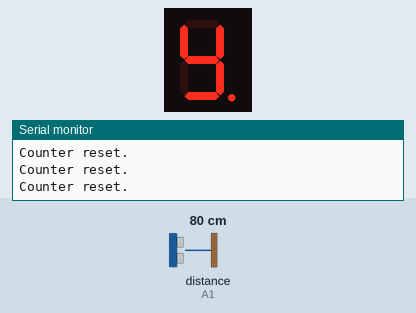
Bench run of a sketch on a simulated Arduino Uno, built with avr-gcc and run on an emulated ATmega328P. Shown: 1-digit seven-segment display, the last lines printed to the serial monitor. Wiring (inferred from the names in the program): ultrasonic range finder: trigger A0; echo A1; 1-digit 7-segment display, segments lit when LOW: segments pin 9, pin 8, pin 7, pin 6, pin 2, pin 3, pin 4, pin 5. The test bench sets the inputs (shaded band); at power-on: distance to the obstacle (sensor on A1) 80 cm. The echo pulse lasts 58.3 µs per cm; the segment pins are drawn as the display they are named for.

Above: at 1.4 s.
1.5 s: distance to the obstacle (sensor on A1) set to 2 cm
At 2.1 s:
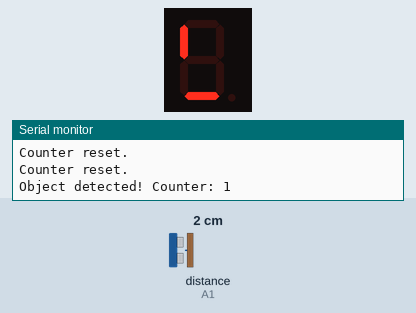
Timing chart, 0 to 4.5 s (numbered marks = the images above; inputs shaded):
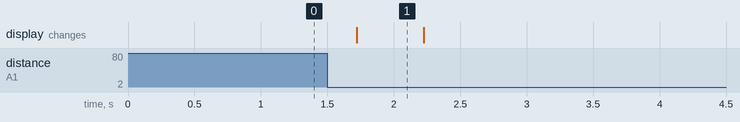

Measured:
- after the input at 1.5 s, the display: changes after 0.22 s (image 1)
- what the display in image 1 shows lasts 0.5 s, from 1.7 s to 2.2 s

The sketch:

smart_distance_counter1.ino
```cpp
// Define pins for ultrasonic sensor
const int trigPin = A0; // Trig pin for ultrasonic sensor
const int echoPin = A1; // Echo pin for ultrasonic sensor

// Push button pin
const int buttonPin = 2; // Push button pin

// 7-segment display segment and power pins
const byte SEGMENT_PINS[8] = {9, 8, 7, 6, 2, 3, 4, 5};
const byte POWER_PINS[4] = {10, 11, 12, 13};
const byte SEGMENT_LENGTH = sizeof(SEGMENT_PINS) / sizeof(byte);
const byte POWER_LENGTH = sizeof(POWER_PINS) / sizeof(byte);

// Segment bitwise patterns for each LED segment
const unsigned int SEGMENTS[8] = {
    1 << 0, // middle
    1 << 1, // top left
    1 << 2, // top
    1 << 3, // top right
    1 << 4, // dot
    1 << 5, // bottom right
    1 << 6, // bottom
    1 << 7  // bottom left
};

// Digit patterns for numbers 0-9
const unsigned int DIGITS[10] = {
    (SEGMENTS[1] | SEGMENTS[2] | SEGMENTS[3] | SEGMENTS[5] | SEGMENTS[6] | SEGMENTS[7]), // 0
    (SEGMENTS[3] | SEGMENTS[5]), // 1
    (SEGMENTS[0] | SEGMENTS[2] | SEGMENTS[3] | SEGMENTS[6] | SEGMENTS[7]), // 2
    (SEGMENTS[0] | SEGMENTS[2] | SEGMENTS[3] | SEGMENTS[5] | SEGMENTS[6]), // 3
    (SEGMENTS[0] | SEGMENTS[1] | SEGMENTS[3] | SEGMENTS[5]), // 4
    (SEGMENTS[0] | SEGMENTS[1] | SEGMENTS[2] | SEGMENTS[5] | SEGMENTS[6]), // 5
    (SEGMENTS[0] | SEGMENTS[1] | SEGMENTS[2] | SEGMENTS[5] | SEGMENTS[6] | SEGMENTS[7]), // 6
    (SEGMENTS[2] | SEGMENTS[3] | SEGMENTS[5]), // 7
    (SEGMENTS[0] | SEGMENTS[1] | SEGMENTS[2] | SEGMENTS[3] | SEGMENTS[5] | SEGMENTS[6] | SEGMENTS[7]), // 8
    (SEGMENTS[0] | SEGMENTS[1] | SEGMENTS[2] | SEGMENTS[3] | SEGMENTS[5] | SEGMENTS[6]) // 9
};

// Threshold distance in cm to increment the counter
const int thresholdDistance = 10;
int counter = 0; // Counter to track objects crossing the threshold
bool objectDetected = false;

void setup() {
    // Set up serial monitor
    Serial.begin(9600);

    // Set up the ultrasonic sensor pins
    pinMode(trigPin, OUTPUT);
    pinMode(echoPin, INPUT);

    // Set up the push button pin
    pinMode(buttonPin, INPUT_PULLUP);

    // Set up 7-segment display pins
    for (byte i = 0; i < POWER_LENGTH; i++) {
        pinMode(POWER_PINS[i], OUTPUT);
        digitalWrite(POWER_PINS[i], LOW);
    }
    for (byte i = 0; i < SEGMENT_LENGTH; i++) {
        pinMode(SEGMENT_PINS[i], OUTPUT);
        digitalWrite(SEGMENT_PINS[i], HIGH);
    }
}

void loop() {
    // Check if push button is pressed to reset the counter
    if (digitalRead(buttonPin) == HIGH) {
        counter = 0;
        Serial.println("Counter reset.");
        displayNumber(counter);
        delay(300); // Debounce delay
    }

    // Measure distance using the ultrasonic sensor
    unsigned int distance = measureDistance();

    // Increment counter if an object is within the threshold and hasn't been counted yet
    if (distance < thresholdDistance && !objectDetected) {
        counter++;
        objectDetected = true;
        Serial.print("Object detected! Counter: ");
        Serial.println(counter);
        displayNumber(counter);
        delay(500); // Debounce delay for counting
    }

    // Reset objectDetected if no object is within the threshold distance
    if (distance >= thresholdDistance) {
        objectDetected = false;
    }

    // Display the counter on the 7-segment display continuously
    displayNumber(counter);
}

// Function to measure distance with the ultrasonic sensor
unsigned int measureDistance() {
    // Clear the trigPin
    digitalWrite(trigPin, LOW);
    delayMicroseconds(2);

    // Set the trigPin high for 10us to send pulse
    digitalWrite(trigPin, HIGH);
    delayMicroseconds(10);
    digitalWrite(trigPin, LOW);

    // Read echoPin, get duration
    long duration = pulseIn(echoPin, HIGH);

    // Calculate the distance in cm
    return duration * 0.034 / 2;
}

// Function to display a number on the 7-segment display
void displayNumber(int number) {
    int thousands = number / 1000;
    int hundreds = (number / 100) % 10;
    int tens = (number / 10) % 10;
    int units = number % 10;

    displayDigit(thousands, 0);
    delay(5);
    displayDigit(hundreds, 1);
    delay(5);
    displayDigit(tens, 2);
    delay(5);
    displayDigit(units, 3);
    delay(5);
}

// Function to display a single digit on a specific position
void displayDigit(int digit, int position) {
    // Activate only the specified digit (position)
    for (int i = 0; i < 4; i++) digitalWrite(POWER_PINS[i], LOW); // Turn off all digits
    digitalWrite(POWER_PINS[position], HIGH); // Turn on the specified digit

    // Set segments for the desired digit
    for (int i = 0; i < 8; i++) {
        if (DIGITS[digit] & SEGMENTS[i]) {
            digitalWrite(SEGMENT_PINS[i], LOW);
        } else {
            digitalWrite(SEGMENT_PINS[i], HIGH);
        }
    }
}
```
